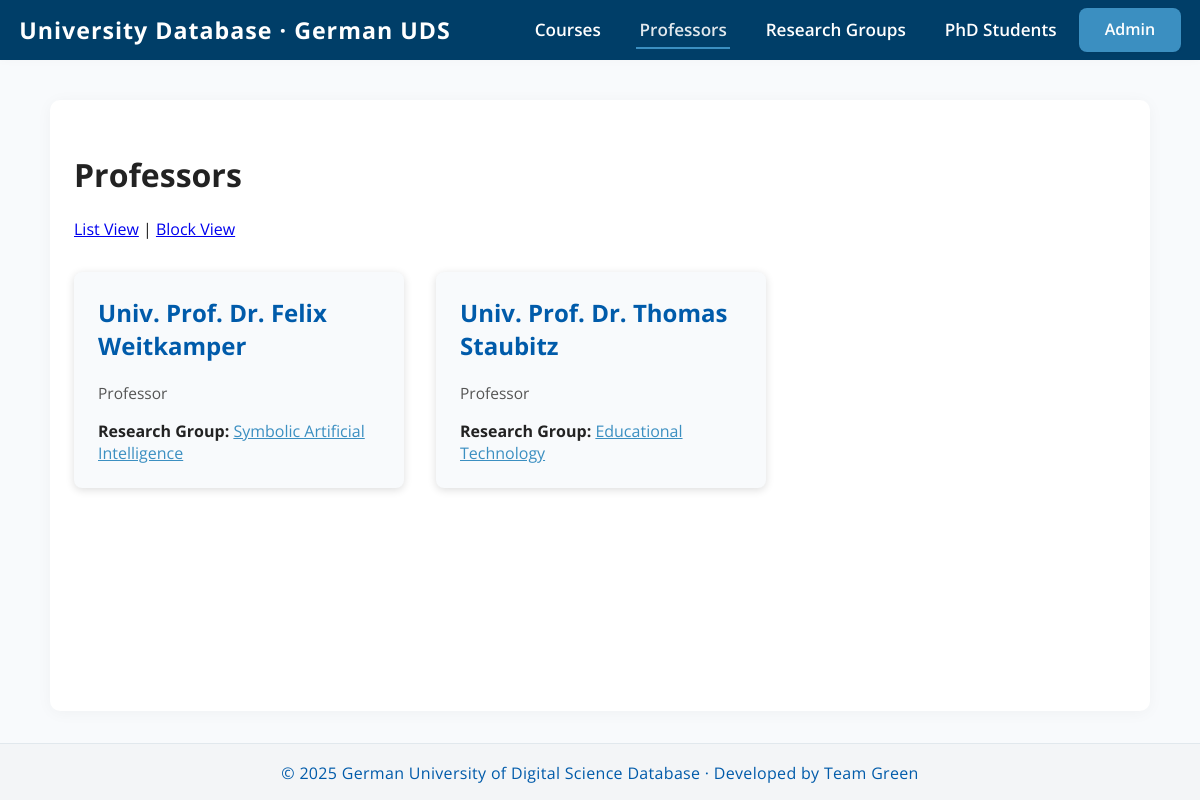
Before: /professors/ with the older database file.
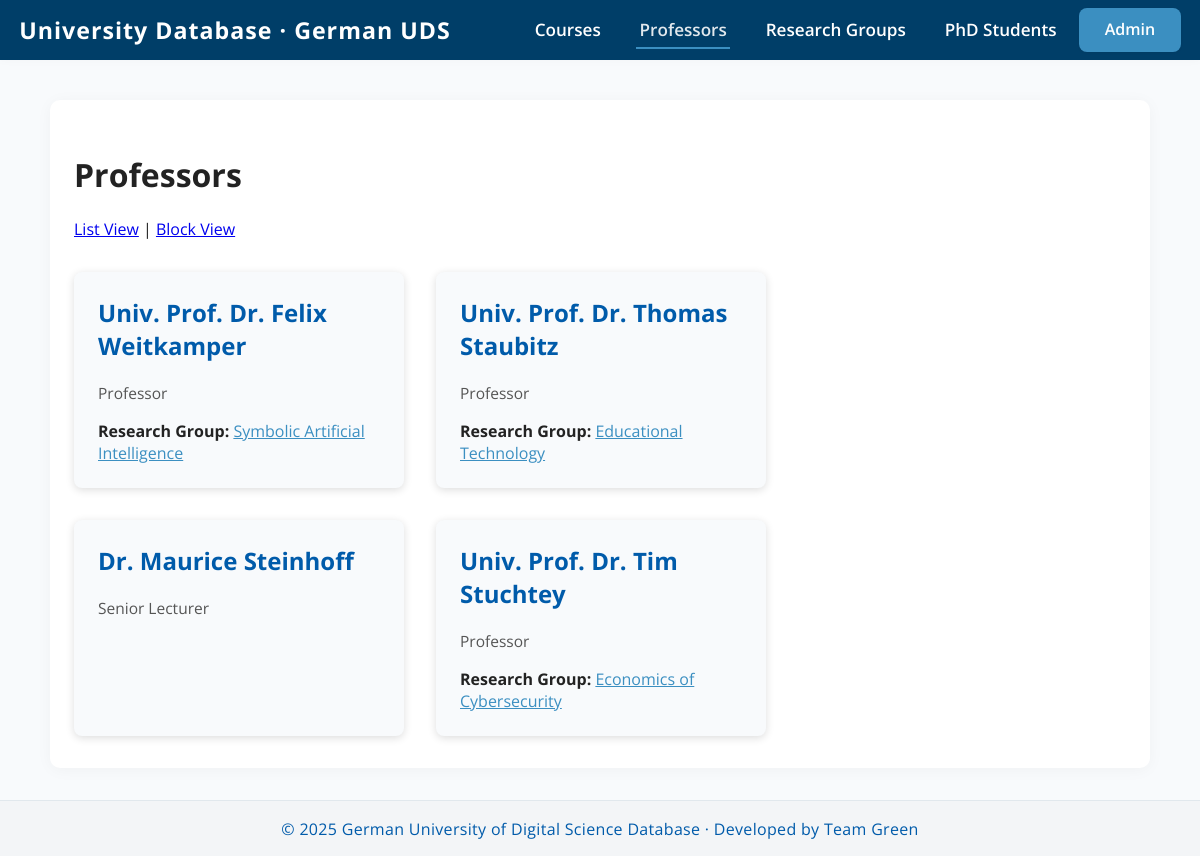
After: the same page with the newer database file.
### university/models.py (models this page shows, shortened)
class Professor(models.Model):
    title = models.CharField(max_length=50)
    name = models.CharField(max_length=255)
    position = models.CharField(max_length=255)
    research_group = models.OneToOneField(
        ResearchGroup, related_name='main_professor',  # update related_name to avoid clash
        on_delete=models.SET_NULL,
        null=True,
        blank=True
    )
    bio = models.TextField(blank=True)
    image_url = models.URLField(blank=True)

class ResearchGroup(models.Model):
    name = models.CharField(max_length=255)
    description = models.TextField()
    lead_professor = models.OneToOneField(
        'Professor',
        on_delete=models.SET_NULL,
        null=True,
        blank=True,
        related_name='leads_research_group'
    )

### university/views.py (the view)
# urls.py: path('professors/', views.professor_list, name='professor_list'),
def professor_list(request):
    view_mode = request.GET.get('view', 'block')
    professors = Professor.objects.all()
    return render(request, 'university/professors_list.html', {
        'professors': professors,
        'view_mode': view_mode,
    })

### university/templates/university/professors_list.html (shortened to what this page needs)
{% extends "university/base.html" %}
{% block content %}
<h1>Professors</h1>
<div>
  <a href="?view=list">List View</a> | <a href="?view=block">Block View</a>
</div>
{% if view_mode == "list" %}
  <ul>
    {% for professor in professors %}
      <li>
        <a href="{% url 'professor_detail' professor.id %}">
          {{ professor.title }} {{ professor.name }}
        </a>
        — {{ professor.position }}
        {% if professor.research_group %}
          ({{ professor.research_group.name }})
        {% endif %}
      </li>
    {% empty %}
      <li>No professors found.</li>
    {% endfor %}
  </ul>
{% else %}
  <div style="display:flex; flex-wrap:wrap; gap:2em; margin-top:2em;">
    {% for professor in professors %}
      <div style="background:#f8fafc; border-radius:8px; box-shadow:0 2px 8px #ddd; width:330px; padding:1.5em;">
        <h2 style="margin-top:0;">
          <a href="{% url 'professor_detail' professor.id %}" style="color:#005baa; text-decoration:none;">
            {{ professor.title }} {{ professor.name }}
          </a>
        </h2>
        <div style="font-size:0.97em; color:#555;">{{ professor.position }}</div>
        {% if professor.research_group %}
        <div style="margin-top:1em;">
          <strong>Research Group:</strong>
          <a href="{% url 'researchgroup_detail' professor.research_group.id %}" style="color:#3b8fc1;">
            {{ professor.research_group.name }}
          </a>
        </div>
        {% endif %}
      </div>
    {% empty %}
      <p>No professors found.</p>
    {% endfor %}
  </div>
{% endif %}
{% endblock %}

### university/templates/university/base.html (shortened to what this page needs)
{% load static %}
<!DOCTYPE html>
<html lang="en">
<head>
</head>
<body>
    <nav>
        <div class="nav-container">
            <a href="{% url 'home' %}" class="nav-logo">University Database &middot; German UDS</a>
            <div class="nav-right">
                <div class="nav-links" id="navLinks">
                    <a href="{% url 'course_list' %}" {% if request.resolver_match.url_name == 'course_list' %}class="active"{% endif %}>Courses</a>
                    <a href="{% url 'professor_list' %}" {% if request.resolver_match.url_name == 'professor_list' %}class="active"{% endif %}>Professors</a>
                    <a href="{% url 'researchgroup_list' %}" {% if request.resolver_match.url_name == 'researchgroup_list' %}class="active"{% endif %}>Research Groups</a>
                    <a href="{% url 'phdstudent_list' %}" {% if request.resolver_match.url_name == 'phdstudent_list' %}class="active"{% endif %}>PhD Students</a>
                </div>
                <a href="{% url 'admin:index' %}" class="admin-btn">Admin</a>
            </div>
        </div>
    </nav>
    <main>
        {% block content %}{% endblock %}
    </main>
    <footer>
        &copy; {% now "Y" %} German University of Digital Science Database &middot; Developed by Team Green
    </footer>
</body>
</html>

### university/templates/university/base.html (style rules this page uses)
:root { --primary: #005baa; --secondary: #3b8fc1; --light-bg: #f8fafc; --white: #fff; --nav-bg: #003e68; --nav-text: #fff; --nav-hover: #e1e8ed; --footer-bg: #f3f5f7; --footer-text: #005baa; --body-text: #222; }
html { box-sizing: border-box; font-size: 16px; }
*, *:before, *:after { box-sizing: inherit; }
body { margin: 0; font-family: 'Open Sans', Arial, Helvetica, sans-serif; background: var(--light-bg); color: var(--body-text); min-height: 100vh; display: flex; flex-direction: column; font-size: 1rem; }
nav { background: var(--nav-bg); box-shadow: 0 2px 8px rgba(0,0,0,0.02); padding: 0; width: 100%; }
.nav-container { max-width: 1200px; margin: 0 auto; display: flex; align-items: center; padding: 0.5em 1.2em; justify-content: space-between; position: relative; }
.nav-logo { color: var(--nav-text); font-size: 1.45em; font-weight: 700; letter-spacing: 1px; text-decoration: none; white-space: nowrap; margin-right: 2em; }
.nav-right { display: flex; align-items: center; gap: 0; }
.admin-btn { display: inline-block; background: var(--secondary); color: #fff; font-weight: 600; text-decoration: none; border-radius: 8px; padding: 0.65em 1.6em; font-size: 1em; margin-left: 1.2em; transition: background 0.2s; border: none; min-width: 44px; min-height: 44px; text-align: center; box-shadow: 0 1px 3px rgba(0,0,0,0.04); order: 2; }
.nav-links { display: flex; gap: 2em; flex-wrap: wrap; order: 1; }
.nav-links a { color: var(--nav-text); text-decoration: none; font-size: 1.07em; font-weight: 600; padding: 0.4em 0.2em; transition: color 0.2s, border-bottom 0.2s; border-bottom: 2px solid transparent; }
.nav-links a:hover, .nav-links a.active { color: var(--nav-hover); border-bottom: 2px solid var(--secondary); }
main { flex: 1 0 auto; max-width: 1100px; margin: 2.5em auto 2em auto; background: var(--white); border-radius: 10px; box-shadow: 0 2px 16px rgba(0,0,0,0.04); padding: 2em 1.5em; width: 95%; }
footer { background: var(--footer-bg); color: var(--footer-text); text-align: center; padding: 1.1em 0 1em 0; font-size: 1em; letter-spacing: 0.02em; border-top: 1px solid #e1e8ed; flex-shrink: 0; }

Changed rows visible on the page:
added Professor: title "Dr.", name "Maurice Steinhoff", position "Senior Lecturer"
added Professor: title "Univ. Prof. Dr.", name "Tim Stuchtey", position "Professor", research_group.name "Economics of Cybersecurity"
